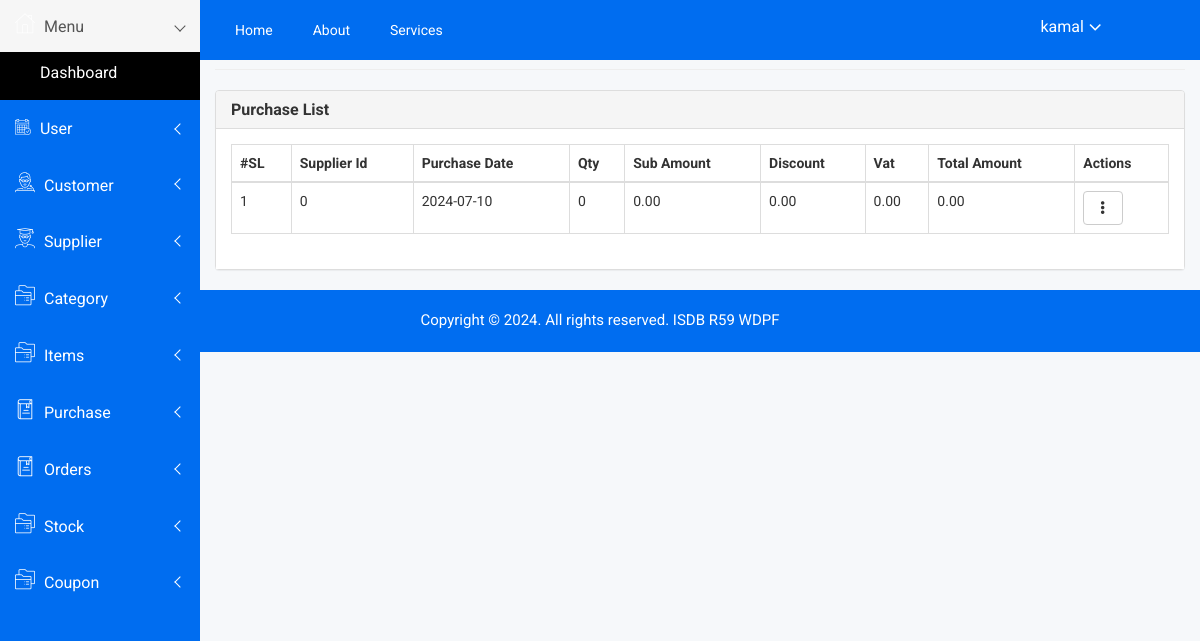
Page /admin/purchase_list.php (signed in) on the earlier database version.
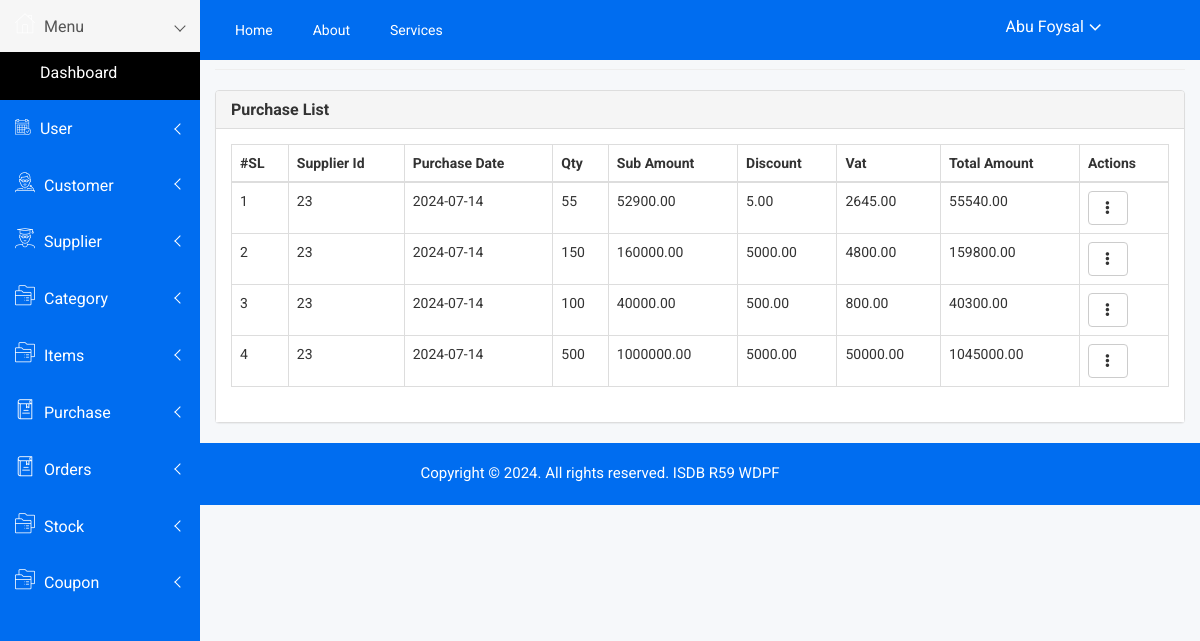
Same page on the later database version.
### tables this page shows
CREATE TABLE `purchase` (
  `id` int(11) NOT NULL,
  `supplier_id` int(11) DEFAULT NULL,
  `purchase_date` date DEFAULT NULL,
  `qty` int(11) DEFAULT NULL,
  `sub_amount` decimal(10,2) DEFAULT NULL,
  `discount` decimal(10,2) DEFAULT NULL,
  `vat` decimal(10,2) DEFAULT NULL,
  `total_amount` decimal(10,2) DEFAULT NULL,
  `purchase_data` text DEFAULT NULL,
  `created_at` datetime DEFAULT NULL,
  `created_by` int(11) DEFAULT NULL,
  `updated_at` datetime DEFAULT NULL,
  `updated_by` int(11) DEFAULT NULL,
  `deleted_at` datetime DEFAULT NULL
);

### admin/include/connection.php (called while the page is built)
<?php
    include_once('class/crud.php');
    $mysqli=new crud("root","","sports_store");
    $baseurl="http://localhost/sports_store/admin/";
?>

### admin/class/crud.php (called while the page is built, shortened)
<?php
    class crud{
        private $host='localhost';
        private $connection;
        public function __construct($user,$password,$database){
            $this->user=$user;
            $this->password=$password;
            $this->database=$database;
            $this->connection=new mysqli($this->host,$this->user,$this->password,$this->database);
        }
        public function common_select($table,$fields='*',$condition=false,$sort_field=false,$sort='ASC'){
            $result=array();
            $error=false;
            $sql="select $fields from $table where deleted_at is null ";
            $rs=$this->connection->query($sql);
            if($rs){
                if($rs->num_rows > 0){
                    while($r=$rs->fetch_object()){
                        array_push($result,$r);
                    }
                }
            }else{
                $error=$this->connection->error;
            }
            $return = array('data'=>$result,'error'=>$error);
            return $return;
        }
    }
?>

### admin/purchase_list.php (the view, shortened to what the changed rows need)
<?php include('include/header.php') ; ?>
<link href="https://cdn.datatables.net/1.10.24/css/dataTables.bootstrap.min.css" rel="stylesheet">
<div class="container-fluid">
    <div class="panel panel-default">
        <div class="panel-body">
            <div class="table-responsive">
                <table class="table table-bordered table-hover">
                    <thead>
                        <tr>
                            <th>#SL</th>
                            <th>Supplier Id</th>
                            <th>Purchase Date</th>
                            <th>Qty</th>
                            <th>Sub Amount</th>
                            <th>Discount</th>
                            <th>Vat</th>
                            <th>Total Amount</th>
                            <th>Actions</th>
                        </tr>
                    </thead>
                    <tbody>
                        <?php
                            $result=$mysqli->common_select('purchase');
                            if($result){
                                if($result['data']){
                                    $i=1;
                                    foreach($result['data'] as $data){
                        ?>
                        <tr>
                            <td><?= $i++ ?></td>
                            <td><?= $data->supplier_id ?></td>
                            <td><?= $data->purchase_date ?></td>
                            <td><?= $data->qty ?></td>
                            <td><?= $data->sub_amount ?></td>
                            <td><?= $data->discount ?></td>
                            <td><?= $data->vat ?></td>
                            <td><?= $data->total_amount ?></td>
                            <td>
                                <div class="dropdown">
                                    <button type="button" class="btn btn-default dropdown-toggle" data-toggle="dropdown">
                                        <i class="glyphicon glyphicon-option-vertical"></i>
                                    </button>
                                </div>
                            </td>
                        </tr>
                        <?php } } } ?>
                    </tbody>
                </table>
            </div>
        </div>
    </div>
</div>
<?php include('include/footer.php') ; ?>

### admin/include/header.php (shortened to what the changed rows need)
<?php require_once('connection.php'); ?>
<!doctype html>
<html class="no-js" lang="en">
<head>
    <link rel="stylesheet" href="<?= $baseurl ?>assets/css/bootstrap.min.css">
    <link rel="stylesheet" href="<?= $baseurl ?>assets/css/font-awesome.min.css">
    <link rel="stylesheet" href="<?= $baseurl ?>assets/css/owl.carousel.css">
    <link rel="stylesheet" href="<?= $baseurl ?>assets/css/owl.theme.css">
    <link rel="stylesheet" href="<?= $baseurl ?>assets/css/owl.transitions.css">
    <link rel="stylesheet" href="<?= $baseurl ?>assets/css/animate.css">
    <link rel="stylesheet" href="<?= $baseurl ?>assets/css/normalize.css">
    <link rel="stylesheet" href="<?= $baseurl ?>assets/css/meanmenu.min.css">
    <link rel="stylesheet" href="<?= $baseurl ?>assets/css/main.css">
    <link rel="stylesheet" href="<?= $baseurl ?>assets/css/educate-custon-icon.css">
    <link rel="stylesheet" href="<?= $baseurl ?>assets/css/morrisjs/morris.css">
    <link rel="stylesheet" href="<?= $baseurl ?>assets/css/scrollbar/jquery.mCustomScrollbar.min.css">
    <link rel="stylesheet" href="<?= $baseurl ?>assets/css/metisMenu/metisMenu.min.css">
    <link rel="stylesheet" href="<?= $baseurl ?>assets/css/metisMenu/metisMenu-vertical.css">
    <link rel="stylesheet" href="<?= $baseurl ?>assets/css/calendar/fullcalendar.min.css">
    <link rel="stylesheet" href="<?= $baseurl ?>assets/css/calendar/fullcalendar.print.min.css">
    <link rel="stylesheet" href="<?= $baseurl ?>assets/style.css">
    <link rel="stylesheet" href="<?= $baseurl ?>assets/css/responsive.css">
</head>
<body>
<div class="all-content-wrapper">
  <div class="header-advance-area">
    <div class="header-top-area">
        <div class="container-fluid">
            <div class="row">
                <div class="col-lg-12 col-md-12 col-sm-12 col-xs-12">
                    <div class="header-top-wraper">
                        <div class="row">
                            <div class="col-lg-5 col-md-5 col-sm-12 col-xs-12">
                                <div class="header-right-info">
                                    <ul class="nav navbar-nav mai-top-nav header-right-menu">
                                        <li class="nav-item">
                                            <a href="#" data-toggle="dropdown" role="button" aria-expanded="false" class="nav-link dropdown-toggle">
                                                <span class="admin-name"><?= $_SESSION['name'] ?></span>
                                                <i class="fa fa-angle-down edu-icon edu-down-arrow"></i>
                                            </a>
                                        </li>
                                    </ul>
                                </div>
                            </div>
                        </div>
                    </div>
                </div>
            </div>
        </div>
    </div>
</div>

Differences in the rows shown:
removed purchase: supplier "0", purchase_date "2024-07-10", qty "0", sub_amount "0.00", discount "0.00", vat "0.00", total_amount "0.00"
now on this page (row edited): purchase: supplier "23", purchase_date "2024-07-14", qty "55", sub_amount "52900.00", discount "5.00", vat "2645.00", total_amount "55540.00"
added purchase: supplier "23", purchase_date "2024-07-14", qty "150", sub_amount "160000.00", discount "5000.00", vat "4800.00", total_amount "159800.00"
added purchase: supplier "23", purchase_date "2024-07-14", qty "100", sub_amount "40000.00", discount "500.00", vat "800.00", total_amount "40300.00"
added purchase: supplier "23", purchase_date "2024-07-14", qty "500", sub_amount "1000000.00", discount "5000.00", vat "50000.00", total_amount "1045000.00"
Other differences:
$_SESSION['name']: "kamal" → "Abu Foysal"
